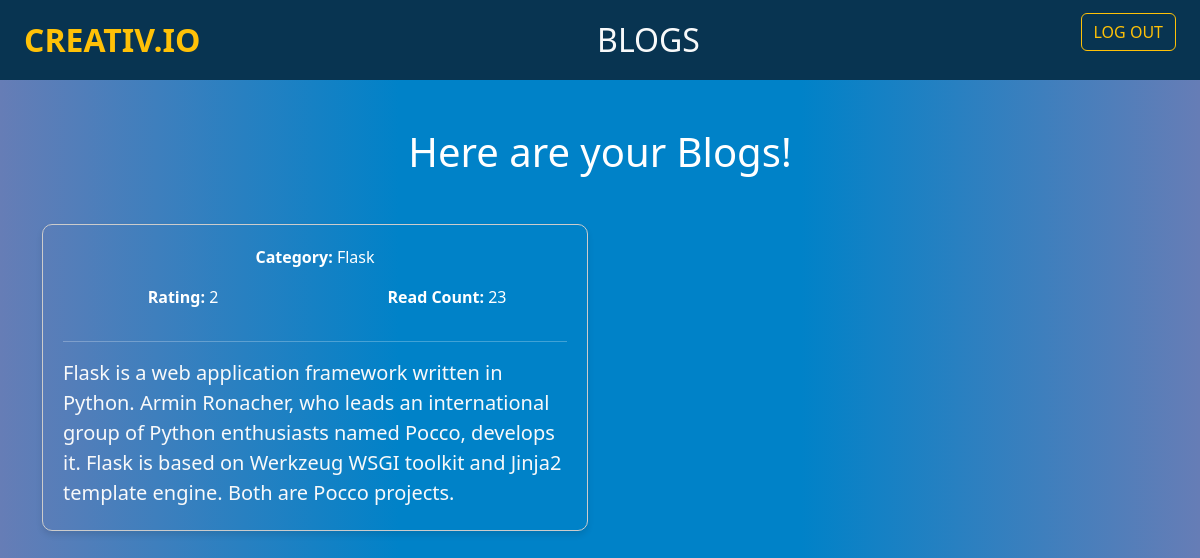
The app's page /my_blog (signed in) with its own data.
### models.py (models this page shows)
class Blog(db.Model):
    blog_id = db.Column(db.Integer, primary_key=True)
    auth_id = db.Column(db.Integer, db.ForeignKey(Users.id), nullable=False)
    cat_id = db.Column(db.Integer, db.ForeignKey(Category.cat_id))
    blog_date = db.Column(db.DateTime)
    blog_text = db.Column(db.Text, nullable=False)
    blog_rating = db.Column(db.Integer, default=0)
    blog_count = db.Column(db.Integer, default=0)

class Category(db.Model):
    cat_id = db.Column(db.Integer, primary_key=True)
    cat_name = db.Column(db.String(50), nullable=False)
    blogModel = db.relationship('Blog', backref='Category', lazy=True)

### routes.py (the view)
@app.route('/my_blog')
@login_required
def my_blog():
    get_categories()
    blog_list = Blog.query.filter_by(auth_id=current_user.id).all()
    return render_template('my_blog.html', category_names=all_cat_name, blog_list=blog_list)

### models.py (called while the page is built)
@login.user_loader
def load_user(id):
    return Users.query.get(int(id))

### routes.py (called while the page is built)
def get_categories():
    global all_cat_num, all_cat_name
    all_cat_info = db.session.query(Category.cat_id, Category.cat_name).all()
    all_cat_num, all_cat_name = zip(*all_cat_info) if all_cat_info else ([], [])

### templates/my_blog.html (shortened to what this page needs)
{% extends 'base.html' %}
{% block heading %}
Here are your Blogs!
{% endblock %}
{% block content %}
<div class="container">
    <div class="row">
        {% for a_blog in blog_list %}
        <div class="col-md-6">
            <div class="blog-card ">
                <div class="row">
                    <div class="col-md-12 text-center">
                        <p class="blog-meta"><b>Category:</b> {{ category_names[a_blog.cat_id - 1] }}</p>
                    </div>
                </div>
                <div class="row text-center">
                    <div class="col-md-6">
                        <p class="blog-meta"><b>Rating:</b> {{a_blog.blog_rating}}</p>
                    </div>
                    <div class="col-md-6">
                        <p class="blog-meta"><b>Read Count:</b> {{a_blog.blog_count}}</p>
                    </div>
                </div>
                <hr>
                <p class="blog-content fs-5"><a href="/modify_blog/{{a_blog.blog_id}}/{{category_names[a_blog.cat_id - 1]}}" class="text-light text-decoration-none">{{a_blog.blog_text|safe|truncate(500)}}</a></p>
            </div>
        </div>
        {% endfor %}
    </div>
</div>
{% endblock%}

### static/css/style.css (style rules this page uses)
* { box-sizing: border-box !important; transition: ease all 0.5s; }
html { scroll-behavior: smooth; }
*, *::after, *::before { -webkit-box-sizing: border-box; -moz-box-sizing: border-box; box-sizing: border-box; }
body { color:white; background: #667db6; background: -webkit-linear-gradient(to right, #667db6, #0082c8, #0082c8, #667db6); background: linear-gradient(to right, #667db6, #0082c8, #0082c8, #667db6); }
.blog-card { border: 1px solid #ccc; border-radius: 10px; padding: 20px; margin-bottom: 20px; box-shadow: 0 4px 6px rgba(0, 0, 0, 0.1); height: 90%; }
.blog-content { font-size: 0.9rem; }

### records on screen
Blog: blog_rating "2", blog_count "23", blog_text "Flask is a web application framework written in Python. Armin Ronacher, who leads an international group of Python enthusiasts named Pocco, develops it. Flask is based on Werkzeug WSGI toolkit and Jinja2 template engine. Both are Pocco projects."
Category: cat_name "Flask"
